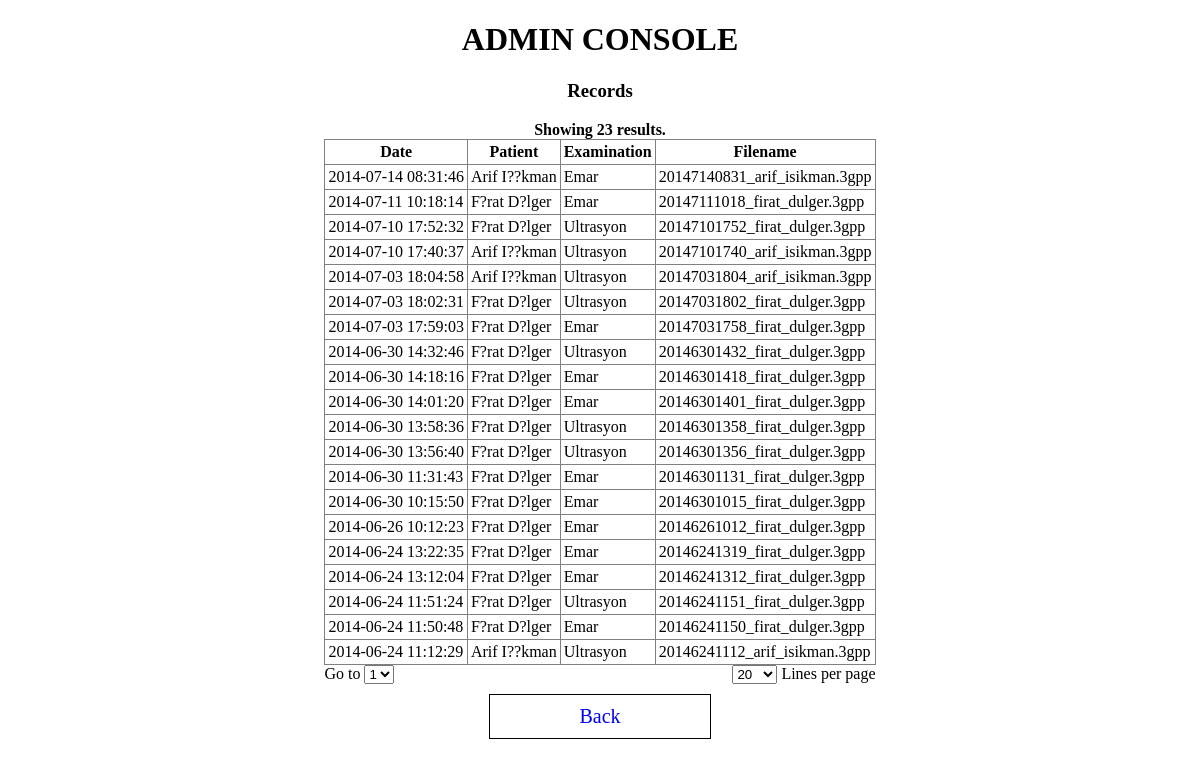
Page /?action=browse&form=Records on the committed database.
### tables this page shows
CREATE TABLE IF NOT EXISTS `vo_records` (
  `id` int(11) NOT NULL AUTO_INCREMENT,
  `username` varchar(150) DEFAULT NULL,
  `filename` varchar(150) DEFAULT NULL,
  `patientid` varchar(10) DEFAULT NULL,
  `patientname` varchar(150) DEFAULT NULL,
  `patientstr` varchar(500) DEFAULT NULL,
  `examination` varchar(150) DEFAULT NULL,
  `examinationstr` varchar(500) DEFAULT NULL,
  `date` datetime DEFAULT NULL,
  `isRead` int(11) NOT NULL DEFAULT '0',
  PRIMARY KEY (`id`)
);

### includes/res/string/en/en.php (called while the page is built, shortened)
<?php
$HEADER = "ADMIN CONSOLE";
$BACK = "Back";
$GO_TO = "Go to";
$LINES_PER_PAGE = "Lines per page";
$SHOWING_N_LINES = "Showing {NUMBER} results.";
?>

### lib/database/mysql.php (called while the page is built, shortened)
<?php
class MySQLDatabase {
    private $connection;
    public function open_connection() {
        $this->connection = mysql_connect(DB_SERVER, DB_USER, DB_PASS);
        if (!$this->connection) {
            die("Database connection failed: " . mysql_error());
        } else {
            $db_select = mysql_select_db(DB_NAME, $this->connection);
        }
    }
    public function query($sql) {
        $result = mysql_query($sql, $this->connection);
        return $result;
    }
    public function fetch_assoc($result_set) {
        return mysql_fetch_assoc($result_set);
    }
}
$database = new MySQLDatabase();
?>

### includes/conf/forms.php (called while the page is built)
<?php
$FORMS = Array(
    "Users",
    "Patients",
    "Records"
);
$TABLES = Array(
    $FORMS["0"]=>"vo_users",
    $FORMS["1"]=>"vo_patients",
    $FORMS["2"]=>"vo_records"
);
$FORM_FIELDS = Array(
    $FORMS["0"] => "Name;;text;;1;;1;;name"
                    ."&&Username;;text;;1;;0;;username"
                    ."&&Job;;option[Doctor,Secretary,Admin];;1;;0;;role",
    $FORMS["1"] => "Name;;text;;1;;1;;name"
                    ."&&ID Number;;text;;1;;0;;tc_kimlik_no"
                    ."&&Details;;text;;0;;0;;details",
    $FORMS["2"] => "Date;;text;;1;;1;;date"
                    ."&&Patient;;text;;1;;1;;patientname"
                    ."&&Examination;;text;;0;;0;;examination"
                    ."&&Filename;;text;;0;;0;;filename"
);
?>

### browse.php (the view, shortened to what this page needs)
<?php
include './includes/conf/forms.php';
$table = $TABLES[$_GET['form']];
$out ="";
$out .= "<h3>".$_GET['form']."</h3><div style='display:inline-block;'>";
$gto = 1;
$lpp = 20;
$sql = "select count(*) as cnt from ".$table;
$res = $database->query($sql);
$row = $database->fetch_assoc($res);
$pageCount = intval($row['cnt']/$lpp)+1;
$sql = "select * from ".$table." order by id desc limit ".($gto-1)*$lpp.",$lpp";
$res = $database->query($sql);
$out .= "<b>".  str_replace("{NUMBER}", $row['cnt'], $SHOWING_N_LINES)."</b>";
$out .="<table border='1' style='border-collapse:collapse;' cellpadding='3px'><tr>";
$fieldsarr = explode("&&",$FORM_FIELDS[$_GET['form']]);
foreach ($fieldsarr as $value) {
    $fieldarr = explode(";;", $value);
    $out .="<th>".$fieldarr[0]."</th>";
}
$out .="</tr>";
while($row=$database->fetch_assoc($res)) {
        $out .= "<tr>";
        foreach ($fieldsarr as $value) {
            $fieldarr = explode(";;", $value);
            $out .="<td class='browsetbltd'>".$row[$fieldarr[4]]."</td>";
        }
        $out .= "</tr>";
}
$out .= "</table>";
$out .= "<span style='float:left;'>$GO_TO <select id='gtp'>".getPagingOptions($gto,$pageCount)."</select></span>";
$out .= "<span style='float:right;'><select id='lpp'>".getPagingLPP($lpp)."</select> $LINES_PER_PAGE</span>";
$out .= "</div>";
echo $out;
?>
<br/>
<a href="./"><span class='bigButton'><?php echo $BACK;?></span></a>
<?php
function getPagingOptions($selected,$lenght) {
    $out = "";
    for($i=1;$i<=$lenght;$i++) {
        if($selected==$i) $ss = "selected='selected'"; else $ss = "";
        $out .= "<option value='$i' $ss>$i</option>";
    }
    return $out;
}
function getPagingLPP($selected) {
    $out = "";
    $arr = Array(20,50,100);
    for($i=0;$i<count($arr);$i++) {
        if($selected==$arr[$i]) $ss = "selected='selected'"; else $ss = "";
        $out .= "<option value='$arr[$i]' $ss>$arr[$i]</option>";
    }
    return $out;
}
?>

### index.php (shortened to what this page needs)
<?php
include './lib/database/mysql.php';
?>
<!DOCTYPE html>
<html>
    <head>
        <link href="style/main.css" rel="stylesheet" type="text/css"/>
    </head>
    <body>
        <center>
            <a href='./' id="headerLink" ><h1><?php echo $HEADER;?></h1></a>
            <div id='main'>
<?php
                if(isset($_GET['action']) && isset($_GET['form'])) {
                    include $_GET['action'].'.php';
                }
?>
            </div>
        </center>
    </body>
</html>

### style/main.css (style rules this page uses)
#headerLink { text-decoration:none; color:black; }
.bigButton { display: inline-block; min-width: 200px; border: 1px solid black; font-size: 20px; text-align: center; padding: 10px; margin: 10px; cursor: pointer; }

### rows in the picture
vo_records: date "2014-07-14 08:31:46", patientname "Arif I??kman", examination "Emar", filename "20147140831_arif_isikman.3gpp"
vo_records: date "2014-07-11 10:18:14", patientname "F?rat D?lger", examination "Emar", filename "20147111018_firat_dulger.3gpp"
vo_records: date "2014-07-10 17:52:32", patientname "F?rat D?lger", examination "Ultrasyon", filename "20147101752_firat_dulger.3gpp"
vo_records: date "2014-07-10 17:40:37", patientname "Arif I??kman", examination "Ultrasyon", filename "20147101740_arif_isikman.3gpp"
vo_records: date "2014-07-03 18:04:58", patientname "Arif I??kman", examination "Ultrasyon", filename "20147031804_arif_isikman.3gpp"
vo_records: date "2014-07-03 18:02:31", patientname "F?rat D?lger", examination "Ultrasyon", filename "20147031802_firat_dulger.3gpp"
vo_records: date "2014-07-03 17:59:03", patientname "F?rat D?lger", examination "Emar", filename "20147031758_firat_dulger.3gpp"
vo_records: date "2014-06-30 14:32:46", patientname "F?rat D?lger", examination "Ultrasyon", filename "20146301432_firat_dulger.3gpp"
vo_records: date "2014-06-30 14:18:16", patientname "F?rat D?lger", examination "Emar", filename "20146301418_firat_dulger.3gpp"
vo_records: date "2014-06-30 14:01:20", patientname "F?rat D?lger", examination "Emar", filename "20146301401_firat_dulger.3gpp"
vo_records: date "2014-06-30 13:58:36", patientname "F?rat D?lger", examination "Ultrasyon", filename "20146301358_firat_dulger.3gpp"
vo_records: date "2014-06-30 13:56:40", patientname "F?rat D?lger", examination "Ultrasyon", filename "20146301356_firat_dulger.3gpp"
vo_records: date "2014-06-30 11:31:43", patientname "F?rat D?lger", examination "Emar", filename "20146301131_firat_dulger.3gpp"
vo_records: date "2014-06-30 10:15:50", patientname "F?rat D?lger", examination "Emar", filename "20146301015_firat_dulger.3gpp"
vo_records: date "2014-06-26 10:12:23", patientname "F?rat D?lger", examination "Emar", filename "20146261012_firat_dulger.3gpp"
vo_records: date "2014-06-24 13:22:35", patientname "F?rat D?lger", examination "Emar", filename "20146241319_firat_dulger.3gpp"
vo_records: date "2014-06-24 13:12:04", patientname "F?rat D?lger", examination "Emar", filename "20146241312_firat_dulger.3gpp"
vo_records: date "2014-06-24 11:51:24", patientname "F?rat D?lger", examination "Ultrasyon", filename "20146241151_firat_dulger.3gpp"
vo_records: date "2014-06-24 11:50:48", patientname "F?rat D?lger", examination "Emar", filename "20146241150_firat_dulger.3gpp"
vo_records: date "2014-06-24 11:12:29", patientname "Arif I??kman", examination "Ultrasyon", filename "20146241112_arif_isikman.3gpp"

### other values in the picture
$HEADER "ADMIN CONSOLE"
$_GET['form'] "Records"
str_replace("{NUMBER}", $row['cnt'], $SHOWING_N_LINES) "Showing 23 results."
$fieldarr[0] "Date"
$fieldarr[0] "Patient"
$fieldarr[0] "Examination"
$fieldarr[0] "Filename"
$GO_TO "Go to"
$LINES_PER_PAGE "Lines per page"
$BACK "Back"
form field value "1"
form field value "20"
